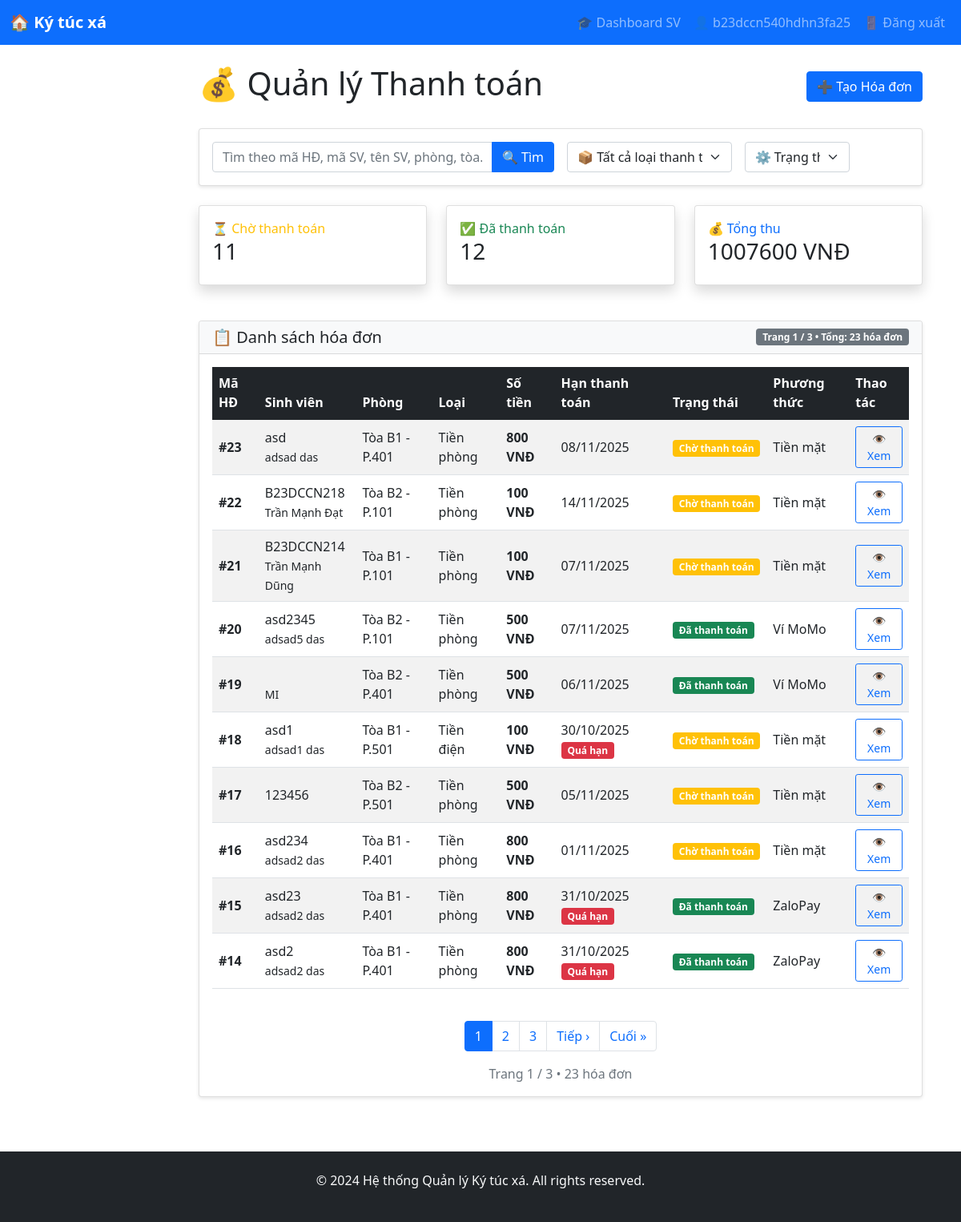
/payments/ (signed in), run on the app's committed database.
### accounts/models.py (models this page shows, shortened)
class CustomUser(AbstractUser):
    USER_TYPE_CHOICES = (
        ('student', 'Sinh viên'),
        ('manager', 'Quản lý'),
        ('staff', 'Nhân viên'),
    )
    user_type = models.CharField(max_length=10, choices=USER_TYPE_CHOICES, default='student')
    phone = models.CharField(max_length=15, blank=True)
    address = models.TextField(blank=True)
    date_of_birth = models.DateField(null=True, blank=True)
    avatar = models.ImageField(upload_to='avatars/', null=True, blank=True)

### payment/models.py (models this page shows, shortened)
class Payment(models.Model):
    PAYMENT_METHODS = (
        ('cash', 'Tiền mặt'),
        ('bank_transfer', 'Chuyển khoản'),
        ('momo', 'Ví MoMo'),
        ('zalopay', 'ZaloPay'),
    )
    PAYMENT_CHOICES = (
        ('room', 'Tiền phòng'),
        ('electric', 'Tiền điện'),
        ('water', 'Tiền nước'),
    )
    STATUS_CHOICES = (
        ('pending', 'Chờ thanh toán'),
        ('paid', 'Đã thanh toán'),
        ('cancelled', 'Đã hủy'),
        ('failed', 'Thất bại'),
    )
    contract = models.ForeignKey(Contract, on_delete=models.CASCADE)
    student = models.ForeignKey(Student, on_delete=models.CASCADE, null=True, blank=True, related_name='payments')
    payment_type = models.CharField(max_length=20, choices=PAYMENT_CHOICES, default='room')
    amount = models.DecimalField(max_digits=12, decimal_places=0)
    payment_method = models.CharField(max_length=20, choices=PAYMENT_METHODS, default='cash')
    status = models.CharField(max_length=20, choices=STATUS_CHOICES, default='pending')
    due_date = models.DateField()
    paid_date = models.DateField(null=True, blank=True)
    transaction_id = models.CharField(max_length=100, blank=True)
    notes = models.TextField(blank=True)
    created_at = models.DateTimeField(auto_now_add=True)
    updated_at = models.DateTimeField(auto_now=True)

### dormitory/models.py (models this page shows, shortened)
class Contract(models.Model):
    contract_number = models.CharField(max_length=20, unique=True)
    student = models.ForeignKey(Student, on_delete=models.CASCADE)
    room = models.ForeignKey(Room, on_delete=models.CASCADE)
    start_date = models.DateField()
    end_date = models.DateField()
    deposit = models.DecimalField(max_digits=10, decimal_places=2)
    status_choices = (
        ('active', 'Đang hoạt động'),
        ('expired', 'Đã hết hạn'),
        ('terminated', 'Đã chấm dứt'),
    )
    status = models.CharField(max_length=20, choices=status_choices, default='active')
    created_at = models.DateTimeField(auto_now_add=True)

class Student(models.Model):
    user = models.OneToOneField(CustomUser, on_delete=models.CASCADE)
    student_id = models.CharField(max_length=20, unique=True)
    university = models.CharField(max_length=200)
    faculty = models.CharField(max_length=100)
    course = models.CharField(max_length=50)
    full_name = models.CharField(max_length=100, blank=True)
    date_of_birth = models.DateField(null=True, blank=True)

class Room(models.Model):
    room_number = models.CharField(max_length=10)
    building = models.ForeignKey(Building, on_delete=models.CASCADE)
    room_type = models.ForeignKey(RoomType, on_delete=models.CASCADE)
    floor = models.IntegerField()
    status_choices = (
        ('available', 'Còn trống'),
        ('occupied', 'Đã thuê'),
        ('maintenance', 'Bảo trì'),
    )
    status = models.CharField(max_length=20, choices=status_choices, default='available')
    current_occupancy = models.IntegerField(default=0)
    notes = models.TextField(blank=True)
    class Meta:
        unique_together = ['building', 'room_number']

class Building(models.Model):
    name = models.CharField(max_length=100)
    address = models.TextField()
    total_floors = models.IntegerField()
    description = models.TextField(blank=True)
    created_at = models.DateTimeField(auto_now_add=True)

### payment/views.py (the view, shortened to what this page needs)
# urls.py: path('', views.payment_list, name='payment_list'),
@login_required
def payment_list(request):
    search_query = request.GET.get('search', '')
    selected_status = request.GET.get('status', '')
    selected_type = request.GET.get('type', '')
    today = timezone.now().date()
    payments = Payment.objects.select_related(
        'contract__student',
        'contract__room__building'
    ).order_by('-id')
    if selected_status == 'pending':
        payments = payments.filter(status='pending', due_date__gte=today)
    elif selected_status == 'paid':
        payments = payments.filter(status='paid')
    elif selected_status == 'overdue':
        payments = payments.filter(status='pending', due_date__lt=today)
    if selected_type:
        payments = payments.filter(payment_type=selected_type)
    stats = {
        'total_pending': Payment.objects.filter(status='pending').count(),
        'total_paid': Payment.objects.filter(status='paid').count(),
        'total_amount': Payment.objects.filter(status='paid').aggregate(total=Sum('amount'))['total'] or 0,
    }
    paginator = Paginator(payments, 10)
    page_number = request.GET.get('page')
    page_obj = paginator.get_page(page_number)
    context = {
        'payments': page_obj.object_list,
        'page_obj': page_obj,
        'stats': stats,
        'today': today,
        'search_query': search_query,
        'selected_status': selected_status,
        'selected_type': selected_type,
    }
    return render(request, 'payment/payment_list.html', context)

### payment/templates/payment/payment_list.html (shortened to what this page needs)
{% extends 'base.html' %}
{% block content %}
<div class="d-flex justify-content-between align-items-center mb-4">
    <h1>💰 Quản lý Thanh toán</h1>
    <a href="{% url 'payment_create' %}" class="btn btn-primary">➕ Tạo Hóa đơn</a>
</div>
<div class="card mb-4">
    <div class="card-body">
        <form method="get" class="row g-3 align-items-center">
            <div class="col-md-6">
                <div class="input-group">
                    <input type="text" name="search" class="form-control"
                           placeholder="Tìm theo mã HĐ, mã SV, tên SV, phòng, tòa..."
                           value="{{ search_query }}">
                    <button type="submit" class="btn btn-primary">🔍 Tìm</button>
                </div>
            </div>
            <div class="col-md-3">
                <select name="type" class="form-select">
                    <option value="">📦 Tất cả loại thanh toán</option>
                </select>
            </div>
            <div class="col-md-2">
                <select name="status" class="form-select">
                    <option value="">⚙️ Trạng thái</option>
                </select>
            </div>
        </form>
    </div>
</div>
<div class="row mb-4">
    <div class="col-md-4">
        <div class="card border-left-warning shadow">
            <div class="card-body">
                <div class="text-warning">⏳ Chờ thanh toán</div>
                <h3>{{ stats.total_pending }}</h3>
            </div>
        </div>
    </div>
    <div class="col-md-4">
        <div class="card border-left-success shadow">
            <div class="card-body">
                <div class="text-success">✅ Đã thanh toán</div>
                <h3>{{ stats.total_paid }}</h3>
            </div>
        </div>
    </div>
    <div class="col-md-4">
        <div class="card border-left-primary shadow">
            <div class="card-body">
                <div class="text-primary">💰 Tổng thu</div>
                <h3>{{ stats.total_amount|floatformat:0 }} VNĐ</h3>
            </div>
        </div>
    </div>
</div>
<div class="card">
    <div class="card-header bg-light d-flex justify-content-between align-items-center">
        <h5 class="mb-0">📋 Danh sách hóa đơn</h5>
        {% if page_obj %}
        <span class="badge bg-secondary">
            Trang {{ page_obj.number }} / {{ page_obj.paginator.num_pages }} • Tổng: {{ page_obj.paginator.count }} hóa đơn
        </span>
        {% endif %}
    </div>
    <div class="card-body">
        <div class="table-responsive">
            <table class="table table-striped align-middle">
                <thead class="table-dark">
                    <tr>
                        <th>Mã HĐ</th>
                        <th>Sinh viên</th>
                        <th>Phòng</th>
                        <th>Loại</th>
                        <th>Số tiền</th>
                        <th>Hạn thanh toán</th>
                        <th>Trạng thái</th>
                        <th>Phương thức</th>
                        <th>Thao tác</th>
                    </tr>
                </thead>
                <tbody>
                    {% for payment in page_obj %}
                    <tr>
                        <td><strong>#{{ payment.id }}</strong></td>
                        <td>
                            {{ payment.contract.student.student_id }}<br>
                            <small>{{ payment.contract.student.full_name }}</small>
                        </td>
                        <td>{{ payment.contract.room.building.name }} - P.{{ payment.contract.room.room_number }}</td>
                        <td>{{ payment.get_payment_type_display }}</td>
                        <td><strong>{{ payment.amount|floatformat:0 }} VNĐ</strong></td>
                        <td>
                            {{ payment.due_date|date:"d/m/Y" }}
                            {% if payment.due_date < today %}
                                <span class="badge bg-danger">Quá hạn</span>
                            {% endif %}
                        </td>
                        <td>
                            <span class="badge
                                {% if payment.status == 'paid' %}bg-success
                                {% elif payment.status == 'pending' %}bg-warning
                                {% else %}bg-danger{% endif %}">
                                {{ payment.get_status_display }}
                            </span>
                        </td>
                        <td>{{ payment.get_payment_method_display }}</td>
                        <td>
                            <a href="{% url 'payment_detail' payment.pk %}" class="btn btn-sm btn-outline-primary">👁️ Xem</a>
                        </td>
                    </tr>
                    {% endfor %}
                </tbody>
            </table>
        </div>
{% if page_obj.paginator.num_pages > 1 %}
<nav aria-label="Page navigation" class="mt-4">
    <ul class="pagination justify-content-center">
        {% for num in page_obj.paginator.page_range %}
            {% if page_obj.number == num %}
                <li class="page-item active"><span class="page-link">{{ num }}</span></li>
            {% elif num > page_obj.number|add:'-3' and num < page_obj.number|add:'3' %}
                <li class="page-item">
                    <a class="page-link" href="?page={{ num }}">{{ num }}</a>
                </li>
            {% endif %}
        {% endfor %}
        {% if page_obj.has_next %}
            <li class="page-item">
                <a class="page-link" href="?page={{ page_obj.next_page_number }}">Tiếp ›</a>
            </li>
            <li class="page-item">
                <a class="page-link" href="?page={{ page_obj.paginator.num_pages }}">Cuối »</a>
            </li>
        {% endif %}
    </ul>
</nav>
<div class="text-center text-muted mt-2">
    Trang {{ page_obj.number }} / {{ page_obj.paginator.num_pages }}
    • {{ page_obj.paginator.count }} hóa đơn
</div>
{% endif %}
{% endblock %}

### templates/base.html (shortened to what this page needs)
<!DOCTYPE html>
<html lang="vi">
  <head>
    <link
      href="https://cdn.jsdelivr.net/npm/bootstrap@5.1.3/dist/css/bootstrap.min.css"
      rel="stylesheet"
    />
    <link rel="stylesheet" href="https://cdnjs.cloudflare.com/ajax/libs/font-awesome/6.0.0/css/all.min.css">
  </head>
  <body>
    <nav class="navbar navbar-expand-lg navbar-dark bg-primary">
      <div class="container-fluid">
        <a class="navbar-brand" href="{% url 'home' %}">🏠 Ký túc xá</a>
        <div class="collapse navbar-collapse" id="navbarNav">
          <div class="navbar-nav ms-auto">
            {% if user.is_authenticated %}
              {% if user.user_type == 'student' %}
              <a class="nav-link" href="/student/dashboard/">🎓 Dashboard SV</a>
              <a class="nav-link" href="#">👤 {{ user.username }}</a>
              {% else %}
              <a class="nav-link" href="/dashboard/">📊 Dashboard</a>
              <a class="nav-link" href="/admin/">⚙️ Admin</a>
              <a class="nav-link" href="#">👤 {{ user.username }}</a>
              {% endif %}
              <a class="nav-link" href="/accounts/logout/">🚪 Đăng xuất</a>
            {% else %}
            <a class="nav-link" href="/accounts/login/">🔐 Đăng nhập SV</a>
            <a class="nav-link" href="/student/register/">📝 Đăng ký SV</a>
            <a class="nav-link" href="/admin/">⚙️ Quản lý</a>
            {% endif %}
          </div>
        </div>
      </div>
    </nav>
    <div class="container-fluid">
      <div class="row">
        <main class="col-md-9 ms-sm-auto col-lg-10 px-md-4">
          <div class="container mt-4">
            {% block content %}
            {% endblock %}
          </div>
        </main>
      </div>
    </div>
    <footer class="bg-dark text-light mt-5 py-4">
      <div class="container text-center">
        <p>&copy; 2024 Hệ thống Quản lý Ký túc xá. All rights reserved.</p>
      </div>
    </footer>
  </body>
</html>

### templates/base.html (style rules this page uses)
.navbar-brand { font-weight: bold; }
.card { box-shadow: 0 2px 4px rgba(0, 0, 0, 0.1); margin-bottom: 20px; }
.nav-link { color: #333; }

### data on the page
CustomUser: username "b23dccn540hdhn3fa25"
Payment: id "23", contract.student.student_id "asd", contract.student.full_name "adsad das", contract.room.building.name "Tòa B1", contract.room.room_number "401", payment_type "Tiền phòng", amount "800", due_date "08/11/2025", status "Chờ thanh toán", payment_method "Tiền mặt"
Payment: id "22", contract.student.student_id "B23DCCN218", contract.student.full_name "Trần Mạnh Đạt", contract.room.building.name "Tòa B2", contract.room.room_number "101", payment_type "Tiền phòng", amount "100", due_date "14/11/2025", status "Chờ thanh toán", payment_method "Tiền mặt"
Payment: id "21", contract.student.student_id "B23DCCN214", contract.student.full_name "Trần Mạnh Dũng", contract.room.building.name "Tòa B1", contract.room.room_number "101", payment_type "Tiền phòng", amount "100", due_date "07/11/2025", status "Chờ thanh toán", payment_method "Tiền mặt"
Payment: id "20", contract.student.student_id "asd2345", contract.student.full_name "adsad5 das", contract.room.building.name "Tòa B2", contract.room.room_number "101", payment_type "Tiền phòng", amount "500", due_date "07/11/2025", status "Đã thanh toán", payment_method "Ví MoMo"
Payment: id "19", contract.student.full_name "MI", contract.room.building.name "Tòa B2", contract.room.room_number "401", payment_type "Tiền phòng", amount "500", due_date "06/11/2025", status "Đã thanh toán", payment_method "Ví MoMo"
Payment: id "18", contract.student.student_id "asd1", contract.student.full_name "adsad1 das", contract.room.building.name "Tòa B1", contract.room.room_number "501", payment_type "Tiền điện", amount "100", due_date "30/10/2025", shows "Quá hạn", status "Chờ thanh toán", payment_method "Tiền mặt"
Payment: id "17", contract.student.student_id "123456", contract.room.building.name "Tòa B2", contract.room.room_number "501", payment_type "Tiền phòng", amount "500", due_date "05/11/2025", status "Chờ thanh toán", payment_method "Tiền mặt"
Payment: id "16", contract.student.student_id "asd234", contract.student.full_name "adsad2 das", contract.room.building.name "Tòa B1", contract.room.room_number "401", payment_type "Tiền phòng", amount "800", due_date "01/11/2025", status "Chờ thanh toán", payment_method "Tiền mặt"
Payment: id "15", contract.student.student_id "asd23", contract.student.full_name "adsad2 das", contract.room.building.name "Tòa B1", contract.room.room_number "401", payment_type "Tiền phòng", amount "800", due_date "31/10/2025", shows "Quá hạn", status "Đã thanh toán", payment_method "ZaloPay"
Payment: id "14", contract.student.student_id "asd2", contract.student.full_name "adsad2 das", contract.room.building.name "Tòa B1", contract.room.room_number "401", payment_type "Tiền phòng", amount "800", due_date "31/10/2025", shows "Quá hạn", status "Đã thanh toán", payment_method "ZaloPay"

### other printed values
{{ stats.total_pending }} "11"
{{ stats.total_paid }} "12"
{{ stats.total_amount|floatformat:0 }} "1007600"
{{ page_obj.number }} "1"
{{ page_obj.paginator.num_pages }} "3"
{{ page_obj.paginator.count }} "23"
{{ num }} "1"
{{ num }} "2" "3"
